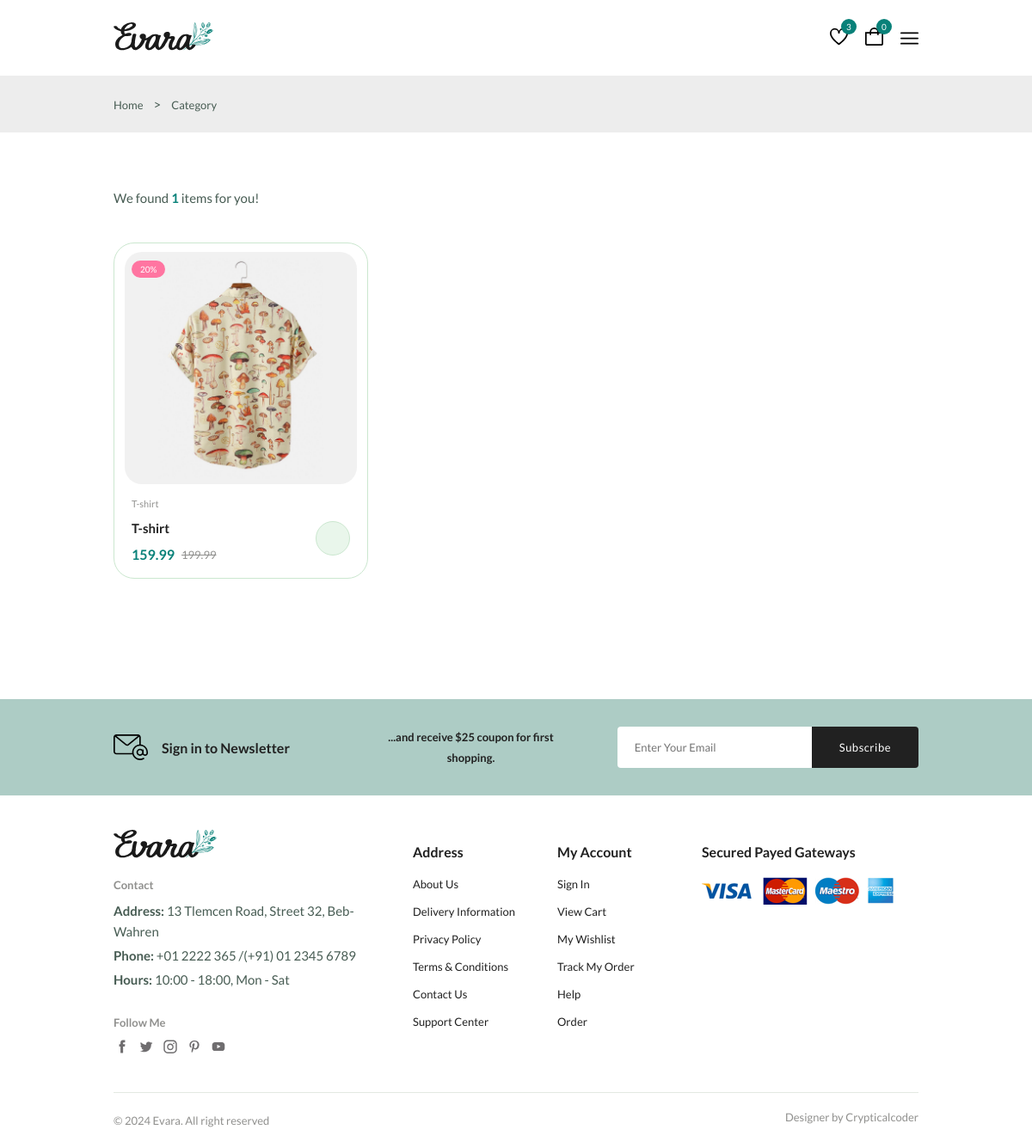
Page /category/1/ on the committed database.
### shop/models/products.py (models this page shows, shortened)
class Product(models.Model):
    category = models.ForeignKey(Category, on_delete=models.CASCADE, related_name='products')
    name = models.CharField(max_length=100)
    brand = models.CharField(max_length=100)
    price = models.DecimalField(max_digits=10, decimal_places=2)
    discount = models.IntegerField(default=0)
    description = models.TextField()
    quotity = models.IntegerField(default=0)
    image = models.ImageField(upload_to='products/', null=True, blank=True)
    discount_price = models.DecimalField(max_digits=10, decimal_places=2, null=True, blank=True)

class Category(models.Model):
    name = models.CharField(max_length=100)
    image = models.ImageField(upload_to='category_images/', null=True, blank=True)

### shop/views/shop.py (the view)
# urls.py: path('category/<int:pk>/', get_products_with_category, name='category_products'),
def get_products_with_category(request, pk):
    products = Product.objects.filter(category_id=pk)
    category = get_object_or_404(Category, pk=pk)
    cart = Cart(request)
    data = {
        "path": "Category",
        "products": products,
        'cart_count': cart.get_count()
    }
    return render(request, 'shop/category-products.html', context=data)

### shop/views/cart.py (called while the page is built)
    def get_count(self):
        print(self.cart)
        return len(self.cart.keys())

### shop/templates/shop/category-products.html
{% extends 'base.html' %}
{% block main %}
    {% include "components/path.html" %}
    {% include "components/shop.html" %}
    {% include "components/letter.html" %}
{% endblock main %}

### templates/components/shop.html (shortened to what this page needs)
<section class="products container section--lg">
  <p class="total__products">We found <span>{{ products.count }}</span> items for you!</p>
  <div class="products__container grid">
    {% for product in products %}
      <div class="product__item">
        <div class="product__banner">
          <a href="{% url 'dashboard' %}" class="product__images">
          </a>
          {% if product.discount > 0 %}
          <div class="product__badge light-pink">{{ product.discount }}%</div>
          {% endif %}
        </div>
        <div class="product__content">
          <span class="product__category">{{ product.category.name }}</span>
          <a href="details.html">
            <h3 class="product__title">{{ product.name }}</h3>
          </a>
          <div class="product__price flex">
            {% if product.discount > 0 %}
            <span class="new__price">{{ product.discount_price }}</span>
            <span class="old__price">{{ product.price }}</span>
            {% else %}
            <span class="new__price">{{ product.price }}</span>
            {% endif %}
          </div>
          <a href="{% url 'add_to_cart' product.id %}"
            class="action__btn cart__btn"
            aria-label="Add To Cart"
            data-product-id="{{ product.id }}">
          </a>
        </div>
      </div>
    {% endfor %}
  </div>
</section>

### rows in the picture
Product: discount "20", category.name "T-shirt", name "T-shirt", discount_price "159.99", price "199.99"

### other values in the picture
{{ cart_count }} "0"
{{ path }} "Category"
{{ products.count }} "1"
